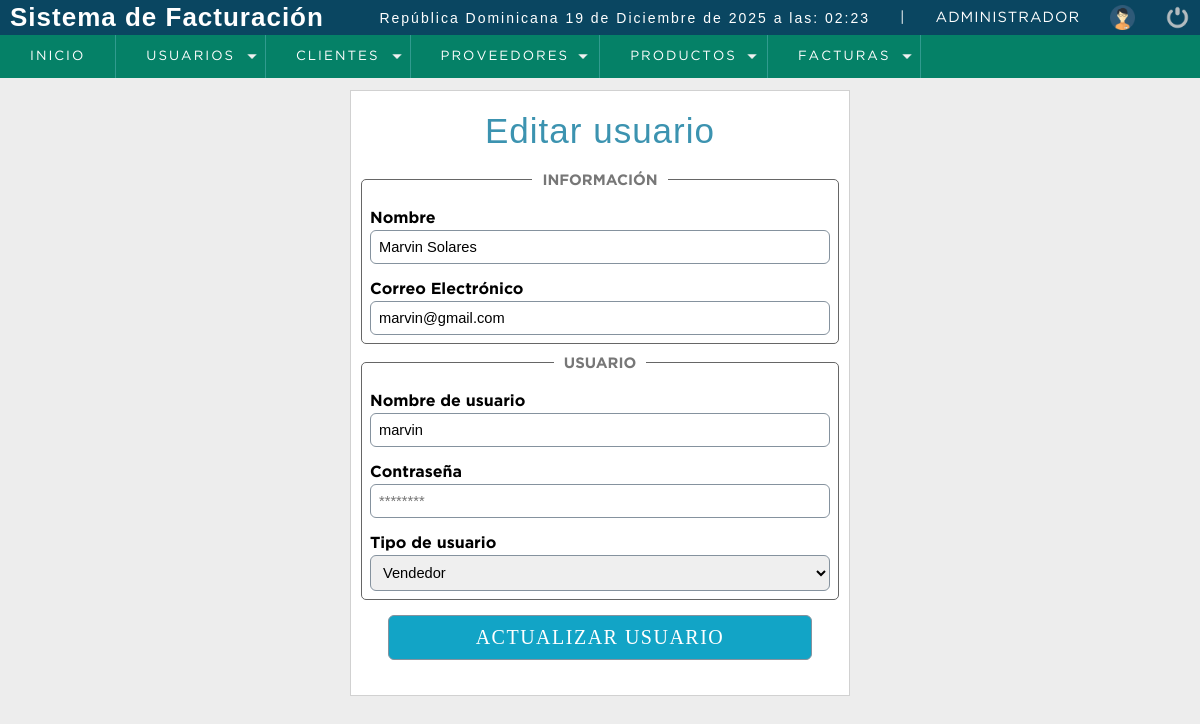
Screenshot of /sistema/editar_usuario.php?id=10 (signed in) with the database file from the repository.
### tables this page shows
CREATE TABLE `usuario` (
  `idusuario` int(11) NOT NULL,
  `nombre` varchar(50) DEFAULT NULL,
  `correo` varchar(100) DEFAULT NULL,
  `usuario` varchar(15) DEFAULT NULL,
  `clave` varchar(255) NOT NULL,
  `rol` int(11) DEFAULT NULL,
  `estatus` int(11) NOT NULL DEFAULT 1
);

CREATE TABLE `rol` (
  `idrol` int(11) NOT NULL,
  `rol` varchar(20) DEFAULT NULL
);

### sistema/editar_usuario.php (the view, shortened to what this page needs)
<?php
    include "../conexion.php";
    $stmt = $conection->prepare("select u.idusuario, u.nombre, u.correo, u.usuario, (u.rol) as idrol, (r.rol) as rol from usuario u
                                inner join rol r
                                on u.rol = r.idrol
                                where idusuario = ?;");
    $stmt->bind_param("i", $_GET['id']);
    $stmt->execute();
    $result = $stmt->get_result();
    if ($result->num_rows == 0) {
        header("Location: lista_usuarios.php");
    } else {
        $option = 0;
        while($data = mysqli_fetch_assoc($result)) {
            $nombre = $data['nombre'];
            $correo = $data['correo'];
            $usuario = $data['usuario'];
            $idrol = $data['idrol'];
            $rol = $data['rol'];
            if ($idrol == 1) {
                $option = '<option value="'.$idrol.'" select>'.$rol.'</option>';
            } elseif ($idrol == 2) {
                $option = '<option value="'.$idrol.'" select>'.$rol.'</option>';
            } elseif ($idrol == 3) {
                $option = '<option value="'.$idrol.'" select>'.$rol.'</option>';
            }
        }
    }
?>
<!DOCTYPE html>
<html lang="en">
<head>
    <link rel="stylesheet" href="css/style.css">
	<?php include "includes/scripts.php"; ?>
</head>
<body>
    <?php include "includes/header.php"; ?>
	<section id="container">
		<div class="form_register">
            <form action="" method="post">
                <h1>Editar usuario</h1>
                <fieldset>
                    <legend>Información</legend>
                    <label for="nombre">Nombre</label>
                    <input type="text" name="nombre" id="nombre" placeholder="Joe Random" value="<?php echo $nombre?>">
                    <label for="correo">Correo Electrónico</label>
                    <input type="email" name="correo" id="correo" placeholder="joerandom@example.com" value="<?php echo $correo?>">
                </fieldset>
                <fieldset>
                    <legend>Usuario</legend>
                    <label for="usuario">Nombre de usuario</label>
                    <input type="text" name="usuario" id="usuario" placeholder="Ingresa tu nombre de usuario" value="<?php echo $usuario?>">
                    <label for="clave">Contraseña</label>
                    <input type="password" name="clave" id="clave" placeholder="********">
                    <label for="rol">Tipo de usuario</label>
                    <select class="noitemOne" name="rol" id="rol" value="<?php echo $nombre?>">
                        <?php
                            echo $option;
                        ?>
                    </select>
                </fieldset>
                <input type="submit" value="Actualizar usuario" class="btn_save">
            </form>
        </div>
	</section>
</body>
</html>

### sistema/css/style.css (style rules this page uses)
* { margin: 0; padding: 0; box-sizing: border-box; }
body { background: #ededed; }
h1, h2, h3, h4, h5, h6 { font-family: 'arial'; font-weight: bold; letter-spacing: 1px; }
h1 { font-size: 26px; }
#container { padding: 90px 15px 15px; }
.form_register { width: 500px; margin: auto; }
.form_register h1 { color: #3c93b0; text-align: center; width: 100%; }
form { background: #fff; width: 100%; margin: auto; padding: 20px 0; border: 1px solid #d1d1d1; }
fieldset { border: 1px solid #666; border-radius: 5px; padding: 5px 8px 8px 8px; margin: 10px; }
legend { font-family: 'GothamBold'; padding: 0 10px; font-size: 15px; text-transform: uppercase; color: #777; text-align: center; }
label { display: block; font-size: 12pt; font-family: 'GothamBold'; margin: 15px auto 4px auto; }
input,select { display: block; width: 100%; font-size: 11pt; padding: 8px; border: 1px solid #85929e; border-radius: 6px; }
.noitemOne option:first-child { display:none; }
.btn_save { font-size: 15pt; font-family: 'Lucida Sans'; background: #12a4c6; padding: 10px; color: #fff; letter-spacing: 1.5px; text-transform: uppercase; cursor: pointer; margin: 15px auto; width: 85%; }
.form_register h1 { font-weight: 100; font-family:Sans-Serif; text-align: center; }
#container h1 { font-size: 35px; display: inline-block; }

### rows the page displays
usuario: nombre "Marvin Solares", correo "marvin@gmail.com", usuario "marvin", rol "Vendedor"

### other values shown
fechaC() "19 de Diciembre de 2025 a las: 02:23"
$_SESSION['nombre'] "ADMINISTRADOR"
